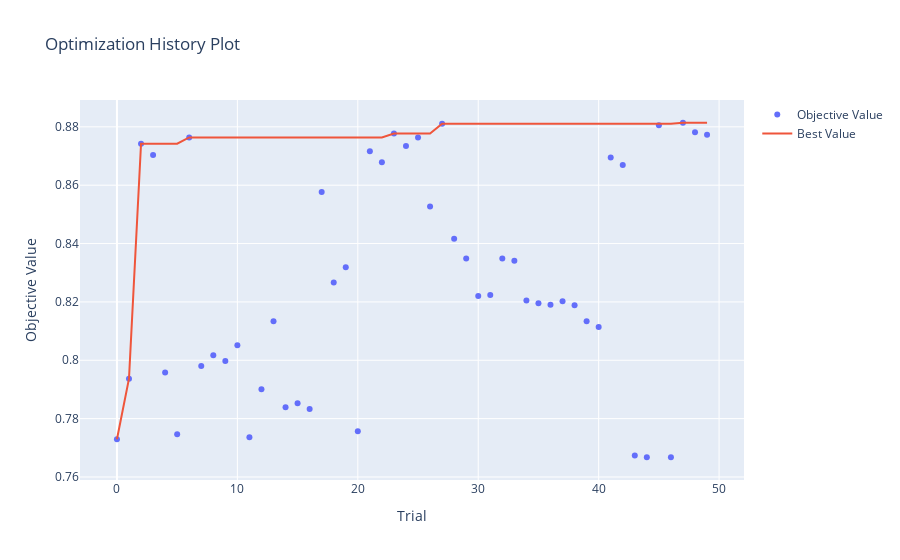
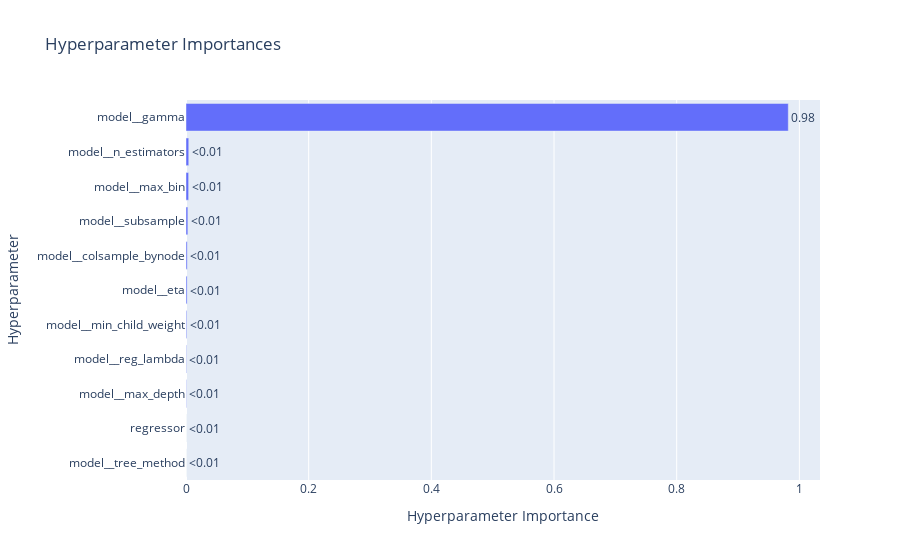

The notebook cell saved with these charts, in order:
### Code cell
fig1 = optuna.visualization.plot_optimization_history(study)
fig2 = optuna.visualization.plot_param_importances(study)
show(fig1)
show(fig2)

### Figure 1 — Plotly figure (JSON) as saved in the notebook; plotly's stock layout.template omitted (floating-point values rounded to 4 significant figures)
{"data": [{"mode": "markers", "name": "Objective Value", "type": "scatter", "x": [0, 1, 2, 3, 4, 5, 6, 7, 8, 9, 10, 11, 12, 13, 14, 15, 16, 17, 18, 19, 20, 21, 22, 23, 24, 25, 26, 27, 28, 29, 30, 31, 32, 33, 34, 35, 36, 37, 38, 39, 40, 41, 42, 43, 44, 45, 46, 47, 48, 49], "y": [0.7729, 0.7937, 0.8742, 0.8704, 0.7958, 0.7747, 0.8764, 0.7981, 0.8017, 0.7997, 0.8051, 0.7736, 0.7901, 0.8134, 0.7839, 0.7853, 0.7833, 0.8577, 0.8267, 0.8318, 0.7757, 0.8716, 0.8679, 0.8777, 0.8734, 0.8763, 0.8527, 0.8811, 0.8417, 0.8349, 0.822, 0.8223, 0.8349, 0.8341, 0.8205, 0.8196, 0.819, 0.8202, 0.8189, 0.8134, 0.8114, 0.8695, 0.8669, 0.7674, 0.7668, 0.8805, 0.7668, 0.8814, 0.8781, 0.8773]}, {"mode": "lines", "name": "Best Value", "type": "scatter", "x": [0, 1, 2, 3, 4, 5, 6, 7, 8, 9, 10, 11, 12, 13, 14, 15, 16, 17, 18, 19, 20, 21, 22, 23, 24, 25, 26, 27, 28, 29, 30, 31, 32, 33, 34, 35, 36, 37, 38, 39, 40, 41, 42, 43, 44, 45, 46, 47, 48, 49], "y": [0.7729, 0.7937, 0.8742, 0.8742, 0.8742, 0.8742, 0.8764, 0.8764, 0.8764, 0.8764, 0.8764, 0.8764, 0.8764, 0.8764, 0.8764, 0.8764, 0.8764, 0.8764, 0.8764, 0.8764, 0.8764, 0.8764, 0.8764, 0.8777, 0.8777, 0.8777, 0.8777, 0.8811, 0.8811, 0.8811, 0.8811, 0.8811, 0.8811, 0.8811, 0.8811, 0.8811, 0.8811, 0.8811, 0.8811, 0.8811, 0.8811, 0.8811, 0.8811, 0.8811, 0.8811, 0.8811, 0.8811, 0.8814, 0.8814, 0.8814]}, {"marker": {"color": "#cccccc"}, "mode": "markers", "name": "Infeasible Trial", "showlegend": false, "type": "scatter", "x": [], "y": []}], "layout": {"title": {"text": "Optimization History Plot"}, "xaxis": {"title": {"text": "Trial"}}, "yaxis": {"title": {"text": "Objective Value"}}}}

### Figure 2 — Plotly figure (JSON) as saved in the notebook; plotly's stock layout.template omitted (floating-point values rounded to 4 significant figures)
{"data": [{"cliponaxis": false, "hovertemplate": ["model__tree_method (CategoricalDistribution): 0.0<extra></extra>", "regressor (CategoricalDistribution): 0.0<extra></extra>", "model__max_depth (IntDistribution): 0.0005530211764582109<extra></extra>", "model__reg_lambda (FloatDistribution): 0.000724614134812845<extra></extra>", "model__min_child_weight (IntDistribution): 0.0011940071371140696<extra></extra>", "model__eta (FloatDistribution): 0.0018043341050596527<extra></extra>", "model__colsample_bynode (FloatDistribution): 0.0019828180857521197<extra></extra>", "model__subsample (FloatDistribution): 0.0030000460899055237<extra></extra>", "model__max_bin (IntDistribution): 0.004294267679620901<extra></extra>", "model__n_estimators (IntDistribution): 0.004494436269514785<extra></extra>", "model__gamma (IntDistribution): 0.9819524553217619<extra></extra>"], "name": "Objective Value", "orientation": "h", "text": ["<0.01", "<0.01", "<0.01", "<0.01", "<0.01", "<0.01", "<0.01", "<0.01", "<0.01", "<0.01", "0.98"], "textposition": "outside", "type": "bar", "x": [0, 0, 0.000553, 0.0007246, 0.001194, 0.001804, 0.001983, 0.003, 0.004294, 0.004494, 0.982], "y": ["model__tree_method", "regressor", "model__max_depth", "model__reg_lambda", "model__min_child_weight", "model__eta", "model__colsample_bynode", "model__subsample", "model__max_bin", "model__n_estimators", "model__gamma"]}], "layout": {"title": {"text": "Hyperparameter Importances"}, "xaxis": {"title": {"text": "Hyperparameter Importance"}}, "yaxis": {"title": {"text": "Hyperparameter"}}}}
